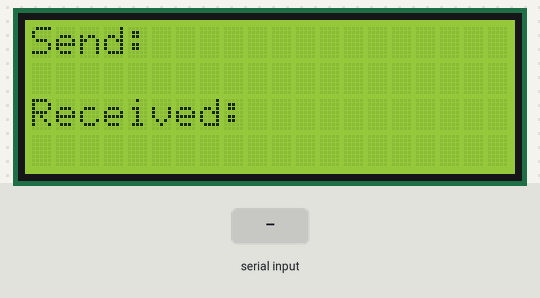
Simulated run of this sketch. Board: Arduino Mega 2560, built with avr-gcc and run on an emulated ATmega2560. Parts: 20×4 character LCD. The inputs (shaded band) are chosen by the test bench.

Above: at 1.2 s.
1.3 s: "1\n" received over Serial
2.8 s: "1\n" received over the second serial link
4.3 s: "0\n" received over Serial
At 5.5 s:
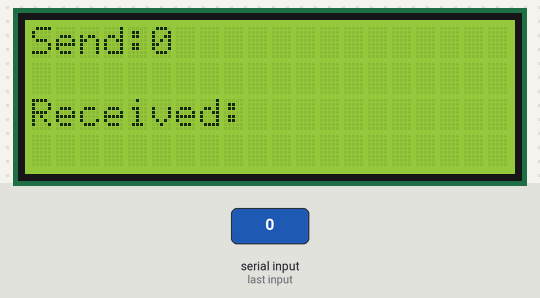
5.8 s: "0\n" received over the second serial link
At 6.5 s:
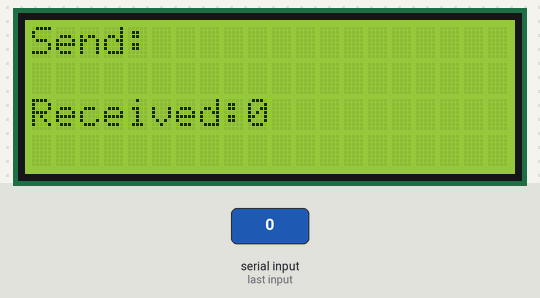
Timing chart, 0 to 8.3 s (numbered marks = the images above; inputs shaded):
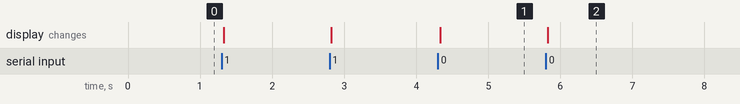

The sketch:

Communication_wired_LCD.ino
```cpp
#include <SoftwareSerial.h>
#include <Wire.h>
#include <hd44780.h>
#include <hd44780ioClass/hd44780_I2Cexp.h>

SoftwareSerial Serial1(2,3);

hd44780_I2Cexp lcd;

void setup(){
  Serial.begin(9600);
  Serial1.begin(9600);

  lcd.begin(20,4);
  lcd.clear();
}

void loop(){
  lcd.setCursor(0,0);
  lcd.print("Send:");
  lcd.setCursor(0,2);
  lcd.print("Received:");

  while(Serial.available()){
    lcd.clear();
    String s = Serial.readStringUntil('\n');
    Serial1.write(s.c_str());
    lcd.setCursor(0,0);
    lcd.print("Send:");
    lcd.setCursor(0,2);
    lcd.print("Received:");
    lcd.setCursor(5,0);
    lcd.print(s);
  }

  while(Serial1.available()){
    lcd.clear();
    String r = Serial1.readStringUntil('\n');
    lcd.setCursor(0,0);
    lcd.print("Send:");
    lcd.setCursor(0,2);
    lcd.print("Received:");
    lcd.setCursor(9,2);
    lcd.print(r);
  }
}
```

Measured:
- after the input at 4.3 s, the display: changes at once (image 1)
- after the input at 5.8 s, the display: changes at once (image 2)
